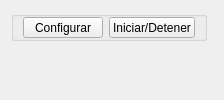
      <widget class="QWidget" name="Station_4">
       <attribute name="title">
        <string>Estacion 4</string>
       </attribute>
       <layout class="QGridLayout" name="gridLayout_4">
        <item row="1" column="0" colspan="2">
         <widget class="PressureTempGraph" name="GraphE_4" native="true">
          <property name="enabled">
           <bool>true</bool>
          </property>
         </widget>
        </item>
        <item row="0" column="0">
         <widget class="QGroupBox" name="gbBtns_4">
          <property name="enabled">
           <bool>true</bool>
          </property>
          <property name="maximumSize">
           <size>
            <width>16777215</width>
            <height>30</height>
           </size>
          </property>
          <property name="title">
           <string/>
          </property>
          <layout class="QGridLayout" name="gridLayout_11">
           <property name="topMargin">
            <number>0</number>
           </property>
           <property name="bottomMargin">
            <number>0</number>
           </property>
           <item row="0" column="0">
            <widget class="QPushButton" name="btnEstConfig_4">
             <property name="enabled">
              <bool>true</bool>
             </property>
             <property name="text">
              <string>Configurar</string>
             </property>
            </widget>
           </item>
           <item row="0" column="1">
            <widget class="QPushButton" name="btnEstRun_4">
             <property name="enabled">
              <bool>true</bool>
             </property>
             <property name="text">
              <string>Iniciar/Detener</string>
             </property>
            </widget>
           </item>
          </layout>
         </widget>
        </item>
       </layout>
      </widget>
